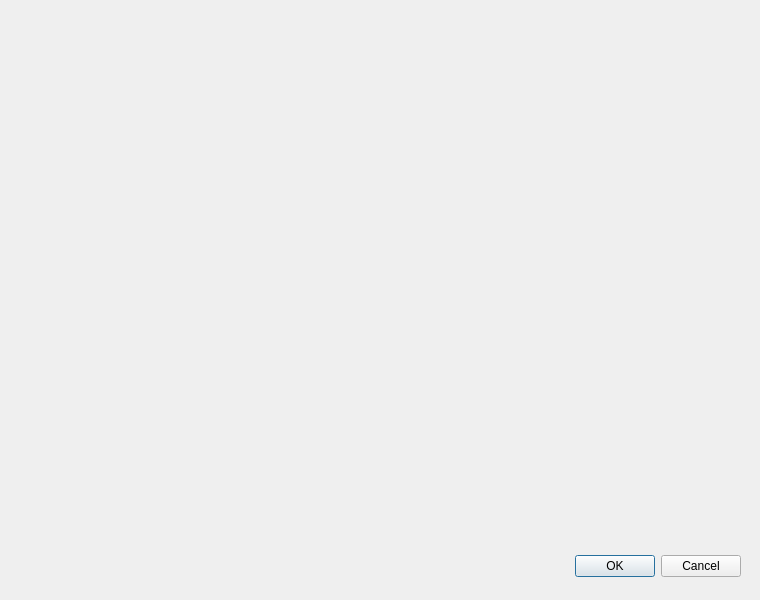
<?xml version="1.0" encoding="UTF-8"?>
<ui version="4.0">
 <class>Dialog</class>
 <widget class="QDialog" name="Dialog">
  <property name="geometry">
   <rect>
    <x>0</x>
    <y>0</y>
    <width>760</width>
    <height>600</height>
   </rect>
  </property>
  <property name="windowTitle">
   <string>Dialog</string>
  </property>
  <widget class="QDialogButtonBox" name="buttonBox">
   <property name="geometry">
    <rect>
     <x>400</x>
     <y>550</y>
     <width>341</width>
     <height>32</height>
    </rect>
   </property>
   <property name="orientation">
    <enum>Qt::Horizontal</enum>
   </property>
   <property name="standardButtons">
    <set>QDialogButtonBox::Cancel|QDialogButtonBox::Ok</set>
   </property>
  </widget>
  <widget class="QWidget" name="verticalLayoutWidget">
   <property name="geometry">
    <rect>
     <x>30</x>
     <y>20</y>
     <width>701</width>
     <height>521</height>
    </rect>
   </property>
   <layout class="QVBoxLayout" name="verticalLayout"/>
  </widget>
 </widget>
 <resources/>
 <connections>
  <connection>
   <sender>buttonBox</sender>
   <signal>accepted()</signal>
   <receiver>Dialog</receiver>
   <slot>accept()</slot>
   <hints>
    <hint type="sourcelabel">
     <x>248</x>
     <y>254</y>
    </hint>
    <hint type="destinationlabel">
     <x>157</x>
     <y>274</y>
    </hint>
   </hints>
  </connection>
  <connection>
   <sender>buttonBox</sender>
   <signal>rejected()</signal>
   <receiver>Dialog</receiver>
   <slot>reject()</slot>
   <hints>
    <hint type="sourcelabel">
     <x>316</x>
     <y>260</y>
    </hint>
    <hint type="destinationlabel">
     <x>286</x>
     <y>274</y>
    </hint>
   </hints>
  </connection>
 </connections>
</ui>
